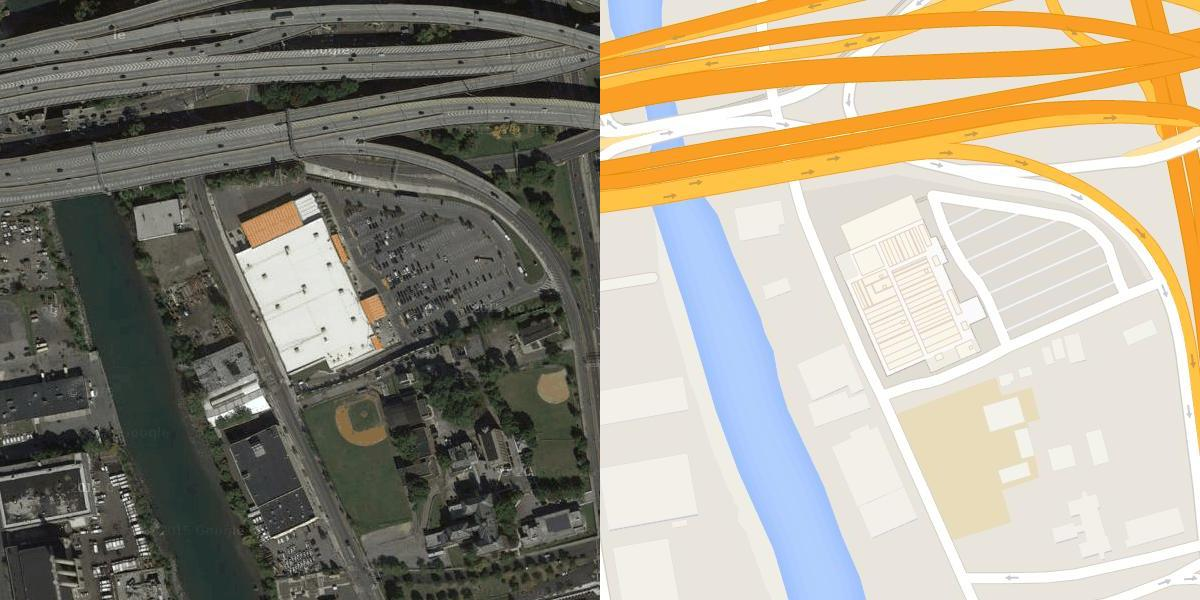
#> input picture data/maps/train/1005.jpg, 1200 x 600 px; its folder holds 4 pictures in this run
$ jupyter execute pre_processing.ipynb
#> lines starting #> are read from the running program, lines starting #| are printed output that depends on the picture
[cell 1]
import numpy as np
import matplotlib.pyplot as plt
import os
import cv2
import random

DIR=r'data/maps/train'
training_data=[]

def train_data():
    for img in os.listdir(DIR):
        try:
            img_array=cv2.imread(os.path.join(DIR,img))
#> img_array is the input picture: shape (600, 1200, 3); mean B, G, R 133.4, 150.5, 158.1
            training_data.append(img_array)
        except Exception as e:
            pass
train_data()
random.shuffle(training_data)

[cell 2]
plt.imshow(training_data[0])

[cell 3]
training_data=np.array(training_data)

[cell 4]
training_data.shape
#> Out = (4, 600, 1200, 3)

[cell 5]
sat_map=training_data[:,:,:600,:]
normal_map=training_data[:,:,600:,:]

[cell 6]
sat_map.shape
#> Out = (4, 600, 600, 3)

[cell 7]
plt.subplot(121)
plt.imshow(sat_map[1])
plt.subplot(122)
plt.imshow(normal_map[1])
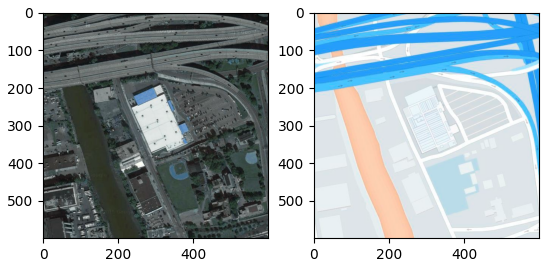
#> figure drawn by matplotlib, 2 panels
